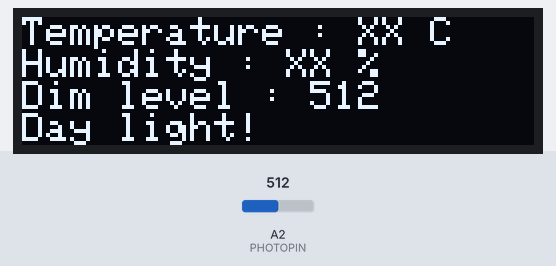
Bench run of a sketch on a simulated Arduino Uno, built with avr-gcc and run on an emulated ATmega328P. Shown: 128×32 one-colour display. The inputs (shaded band) are chosen by the test bench; at power-on: A2 (PHOTOPIN) = 512. The display library's start-up logo is not drawn.

Above: at 2.2 s.
2.3 s: A2 (PHOTOPIN) set to 984
At 7.3 s:
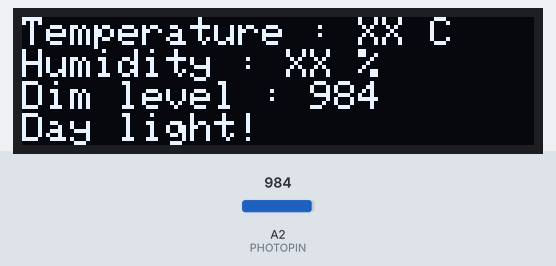
12.6 s: A2 (PHOTOPIN) set to 1017
At 17.3 s:
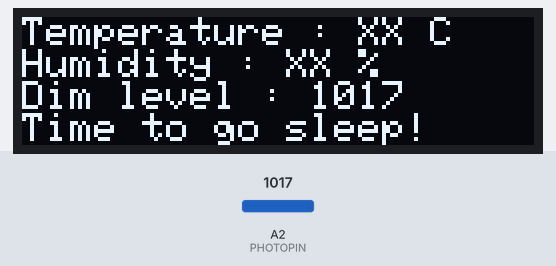
22.7 s: A2 (PHOTOPIN) set to 1023
At 27.4 s:
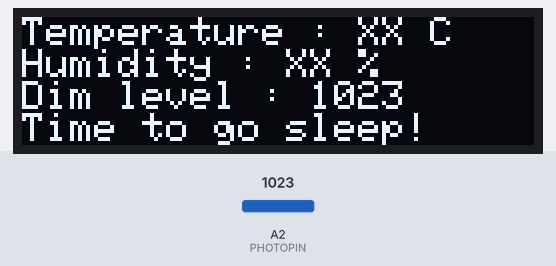
Timing chart, 0 to 28.9 s (numbered marks = the images above; inputs shaded):
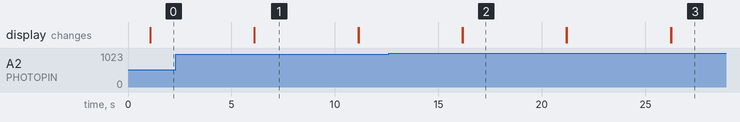

Measured:
- the behaviour switches between 999 and 1000 on A2 (PHOTOPIN) (found by bisection; images 1 and 2)
- after the input at 2.3 s, the display: first differs from a run without the input after 3.8 s (image 1)
- after the input at 12.6 s, the display: first differs from a run without the input after 3.6 s (image 2)
- after the input at 22.7 s, the display: first differs from a run without the input after 3.5 s (image 3)
- what the display in image 1 shows lasts 5.0 s, from 6.1 s to 11.1 s

The sketch:

ScreenTest.ino
```cpp
#include <SPI.h>
#include <Wire.h>
#include <Adafruit_GFX.h>
#include <Adafruit_SSD1306.h>


#define PHOTOPIN 2


Adafruit_SSD1306 display = Adafruit_SSD1306(128, 32, &Wire);

void setup() {
  Serial.begin(9600);

  // SSD1306_SWITCHCAPVCC = generate display voltage from 3.3V internally
  display.begin(SSD1306_SWITCHCAPVCC, 0x3C); // Address 0x3C for 128x32

  // Show image buffer on the display hardware.
  // Since the buffer is intialized with an Adafruit splashscreen
  // internally, this will display the splashscreen.
  display.display();
  delay(1000);

  // Clear the buffer.
  display.clearDisplay();
  display.display();

}

void loop() {
  int lightValue = analogRead(PHOTOPIN);

  // text display tests
  display.setTextSize(1);
  display.setTextColor(SSD1306_WHITE);
  display.setCursor(0,0);

  display.println("Temperature : XX C");
  display.println("Humidity : XX %");

  display.print("Dim level : ");
  display.println(lightValue);

  if(lightValue < 1000){
    display.println("Day light!");
  } else{
     display.println("Time to go sleep!");
  }

  display.display();

  delay(5000);

  display.clearDisplay();
  display.display();
}
```
